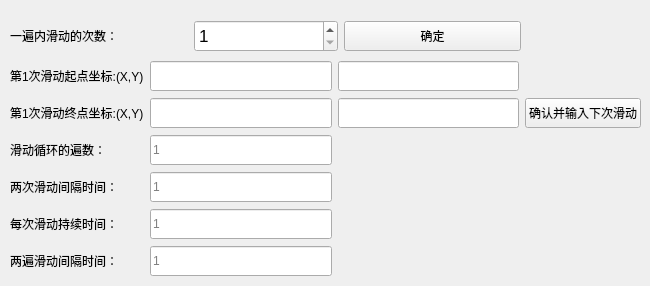
   <widget class="QWidget" name="multi_drag_test">
    <attribute name="title">
     <string>多线滑动测试</string>
    </attribute>
    <widget class="QLabel" name="now_drag_num">
     <property name="geometry">
      <rect>
       <x>160</x>
       <y>30</y>
       <width>91</width>
       <height>16</height>
      </rect>
     </property>
     <property name="font">
      <font>
       <pointsize>13</pointsize>
      </font>
     </property>
     <property name="text">
      <string>1</string>
     </property>
     <property name="alignment">
      <set>Qt::AlignCenter</set>
     </property>
    </widget>
    <widget class="QWidget" name="layoutWidget">
     <property name="geometry">
      <rect>
       <x>10</x>
       <y>60</y>
       <width>631</width>
       <height>217</height>
      </rect>
     </property>
     <layout class="QGridLayout" name="gridLayout_3">
      <item row="0" column="0">
       <widget class="QLabel" name="m_drag_start_p">
        <property name="font">
         <font>
          <pointsize>9</pointsize>
         </font>
        </property>
        <property name="text">
         <string>第1次滑动起点坐标:(X,Y)</string>
        </property>
       </widget>
      </item>
      <item row="0" column="1">
       <widget class="QLineEdit" name="v_m_drag_start_p_x">
        <property name="minimumSize">
         <size>
          <width>0</width>
          <height>30</height>
         </size>
        </property>
        <property name="maximumSize">
         <size>
          <width>16777215</width>
          <height>30</height>
         </size>
        </property>
        <property name="font">
         <font>
          <pointsize>9</pointsize>
         </font>
        </property>
       </widget>
      </item>
      <item row="0" column="2">
       <widget class="QLineEdit" name="v_m_drag_start_p_y">
        <property name="minimumSize">
         <size>
          <width>0</width>
          <height>30</height>
         </size>
        </property>
        <property name="maximumSize">
         <size>
          <width>16777215</width>
          <height>30</height>
         </size>
        </property>
        <property name="font">
         <font>
          <pointsize>9</pointsize>
         </font>
        </property>
       </widget>
      </item>
      <item row="1" column="0">
       <widget class="QLabel" name="m_drag_end_p">
        <property name="font">
         <font>
          <pointsize>9</pointsize>
         </font>
        </property>
        <property name="text">
         <string>第1次滑动终点坐标:(X,Y)</string>
        </property>
       </widget>
      </item>
      <item row="1" column="1">
       <widget class="QLineEdit" name="v_m_drag_end_p_x">
        <property name="minimumSize">
         <size>
          <width>0</width>
          <height>30</height>
         </size>
        </property>
        <property name="maximumSize">
         <size>
          <width>16777215</width>
          <height>30</height>
         </size>
        </property>
        <property name="font">
         <font>
          <pointsize>9</pointsize>
         </font>
        </property>
       </widget>
      </item>
      <item row="1" column="2">
       <widget class="QLineEdit" name="v_m_drag_end_p_y">
        <property name="minimumSize">
         <size>
          <width>0</width>
          <height>30</height>
         </size>
        </property>
        <property name="maximumSize">
         <size>
          <width>16777215</width>
          <height>30</height>
         </size>
        </property>
        <property name="font">
         <font>
          <pointsize>9</pointsize>
         </font>
        </property>
       </widget>
      </item>
      <item row="1" column="3">
       <widget class="QPushButton" name="multiDragNextButton">
        <property name="minimumSize">
         <size>
          <width>0</width>
          <height>30</height>
         </size>
        </property>
        <property name="maximumSize">
         <size>
          <width>16777215</width>
          <height>30</height>
         </size>
        </property>
        <property name="font">
         <font>
          <pointsize>9</pointsize>
         </font>
        </property>
        <property name="text">
         <string>确认并输入下次滑动</string>
        </property>
       </widget>
      </item>
      <item row="2" column="0">
       <widget class="QLabel" name="m_drag_loop_num">
        <property name="font">
         <font>
          <pointsize>9</pointsize>
         </font>
        </property>
        <property name="text">
         <string>滑动循环的遍数：</string>
        </property>
       </widget>
      </item>
      <item row="2" column="1">
       <widget class="QLineEdit" name="v_m_drag_loop_num">
        <property name="minimumSize">
         <size>
          <width>0</width>
          <height>30</height>
         </size>
        </property>
        <property name="maximumSize">
         <size>
          <width>16777215</width>
          <height>30</height>
         </size>
        </property>
        <property name="font">
         <font>
          <pointsize>9</pointsize>
         </font>
        </property>
        <property name="placeholderText">
         <string>1</string>
        </property>
       </widget>
      </item>
      <item row="3" column="0">
       <widget class="QLabel" name="m_drag_i_time">
        <property name="font">
         <font>
          <pointsize>9</pointsize>
         </font>
        </property>
        <property name="whatsThis">
         <string>一遍内有1到9次滑动，当滑动次数大于1时，该输入框设置的是这几次的间隔</string>
        </property>
        <property name="text">
         <string>两次滑动间隔时间：</string>
        </property>
       </widget>
      </item>
      <item row="3" column="1">
       <widget class="QLineEdit" name="v_m_drag_i_time">
        <property name="minimumSize">
         <size>
          <width>0</width>
          <height>30</height>
         </size>
        </property>
        <property name="maximumSize">
         <size>
          <width>16777215</width>
          <height>30</height>
         </size>
        </property>
        <property name="font">
         <font>
          <pointsize>9</pointsize>
         </font>
        </property>
        <property name="placeholderText">
         <string>1</string>
        </property>
       </widget>
      </item>
      <item row="4" column="0">
       <widget class="QLabel" name="m_drag_time">
        <property name="font">
         <font>
          <pointsize>9</pointsize>
         </font>
        </property>
        <property name="text">
         <string>每次滑动持续时间：</string>
        </property>
       </widget>
      </item>
      <item row="4" column="1">
       <widget class="QLineEdit" name="v_m_drag_time">
        <property name="minimumSize">
         <size>
          <width>0</width>
          <height>30</height>
         </size>
        </property>
        <property name="maximumSize">
         <size>
          <width>16777215</width>
          <height>30</height>
         </size>
        </property>
        <property name="font">
         <font>
          <pointsize>9</pointsize>
         </font>
        </property>
        <property name="placeholderText">
         <string>1</string>
        </property>
       </widget>
      </item>
      <item row="5" column="0">
       <widget class="QLabel" name="m_drag_trip_i_time">
        <property name="font">
         <font>
          <pointsize>9</pointsize>
         </font>
        </property>
        <property name="whatsThis">
         <string>该输入框设置的是遍与遍之间的滑动间隔，即一遍的n次滑动结束以后，直到下一个n次滑动开始的间隔</string>
        </property>
        <property name="text">
         <string>两遍滑动间隔时间：</string>
        </property>
       </widget>
      </item>
      <item row="5" column="1">
       <widget class="QLineEdit" name="v_m_drag_trip_i_time">
        <property name="minimumSize">
         <size>
          <width>0</width>
          <height>30</height>
         </size>
        </property>
        <property name="maximumSize">
         <size>
          <width>16777215</width>
          <height>30</height>
         </size>
        </property>
        <property name="font">
         <font>
          <pointsize>9</pointsize>
         </font>
        </property>
        <property name="placeholderText">
         <string>1</string>
        </property>
       </widget>
      </item>
     </layout>
    </widget>
    <widget class="QWidget" name="layoutWidget">
     <property name="geometry">
      <rect>
       <x>10</x>
       <y>20</y>
       <width>511</width>
       <height>32</height>
      </rect>
     </property>
     <layout class="QHBoxLayout" name="horizontalLayout_4">
      <item>
       <widget class="QLabel" name="m_drag_num">
        <property name="font">
         <font>
          <pointsize>9</pointsize>
         </font>
        </property>
        <property name="text">
         <string>一遍内滑动的次数：</string>
        </property>
       </widget>
      </item>
      <item>
       <widget class="QSpinBox" name="v_m_drag_num">
        <property name="minimumSize">
         <size>
          <width>144</width>
          <height>30</height>
         </size>
        </property>
        <property name="maximumSize">
         <size>
          <width>144</width>
          <height>144</height>
         </size>
        </property>
        <property name="font">
         <font>
          <pointsize>13</pointsize>
         </font>
        </property>
        <property name="minimum">
         <number>1</number>
        </property>
        <property name="maximum">
         <number>10</number>
        </property>
        <property name="value">
         <number>1</number>
        </property>
       </widget>
      </item>
      <item>
       <widget class="QPushButton" name="confirmMultiDragButton">
        <property name="minimumSize">
         <size>
          <width>0</width>
          <height>30</height>
         </size>
        </property>
        <property name="maximumSize">
         <size>
          <width>16777215</width>
          <height>30</height>
         </size>
        </property>
        <property name="font">
         <font>
          <pointsize>9</pointsize>
         </font>
        </property>
        <property name="text">
         <string>确定</string>
        </property>
       </widget>
      </item>
     </layout>
    </widget>
   </widget>
